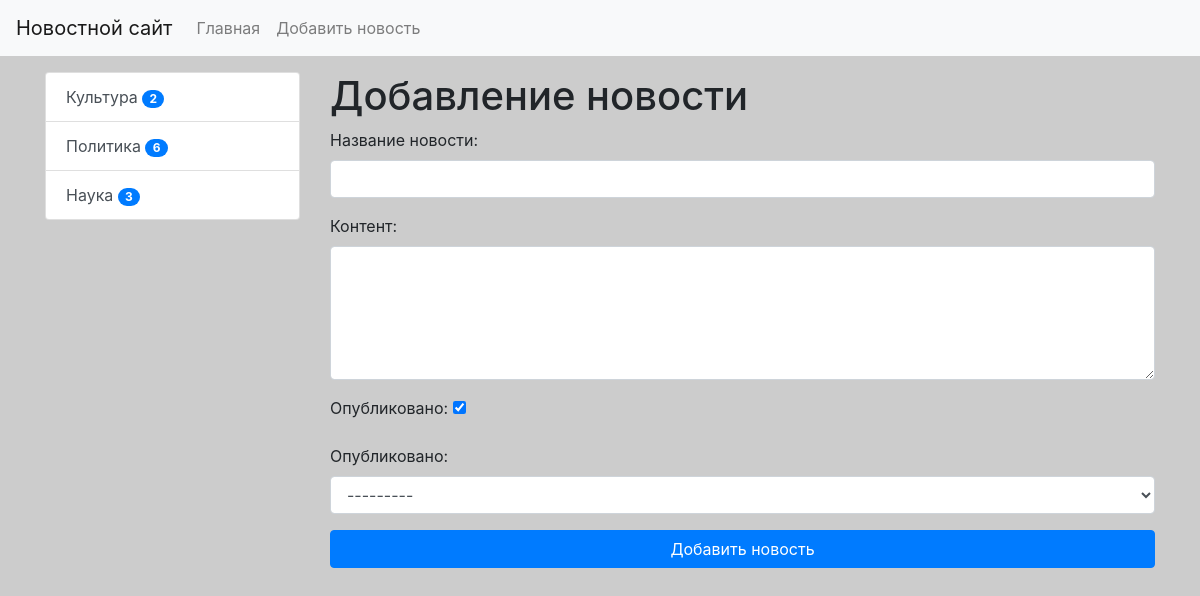
The app's page /news/add-news/ with its own data.
### news/models.py (models this page shows)
class Category(models.Model):
    title = models.CharField(max_length=150, db_index=True, verbose_name='Наименование категории')
    def get_absolute_url(self):
        return reverse('category', kwargs={'category_id': self.pk})
    def __str__(self):
        return self.title
    class Meta:
        verbose_name = 'Категория'
        verbose_name_plural = 'Категории'
        ordering = ['title']

### news/views.py (the view)
# urls.py: path('news/add-news/', CreateNews.as_view(), name='add_news'),
class CreateNews(CreateView):
    form_class = NewsForm
    template_name = 'news/add_news.html'
    success_url = reverse_lazy('home')

### news/forms.py (shortened to what this page needs)
class NewsForm(forms.ModelForm):
        class Meta:
                model = News
                fields = ['title', 'content', 'is_published','category']
                widgets ={
                        'title': forms.TextInput(attrs={"class": "form-control"}),
                        'content': forms.Textarea(attrs={"class": "form-control", "rows": 5}),
                        'category': forms.Select(attrs={"class": "form-control"}),
                }

### news/templatetags/news_tags.py (called while the page is built)
@register.inclusion_tag('news/list_categories.html')
def show_categories():
    categories = Category.objects.annotate(cnt=Count('get_news')).filter(cnt__gt=0)
    return {'categories': categories}

### news/templates/news/add_news.html (shortened to what this page needs)
{% extends 'base.html' %}
{% block sidebar %}
{% include 'inc/_sidebar.html' %}
{% endblock %}
{% block content %}
<H1>Добавление новости</H1>
<form action="{% url 'add_news' %}" method="post">
    {{ form.as_p }}
    <button type="submit" class="btn btn-primary btn-block">Добавить новость</button>
</form>
{% endblock %}

### news/templates/news/list_categories.html
<div class="list-group">
        {% for item in categories%}
        <a href="{{ item.get_absolute_url}}" class="list-group-item list-group-item-action">{{  item.title }}
        <span class="badge badge-primary badge-pill"> {{item.cnt}}</span>
        </a>
        {% endfor %}
</div>

### news/static/css/style.css (style rules this page uses)
body { background-color: #ccc; }

### records on screen
Category: title "Культура", cnt "2"
Category: title "Политика", cnt "6"
Category: title "Наука", cnt "3"
